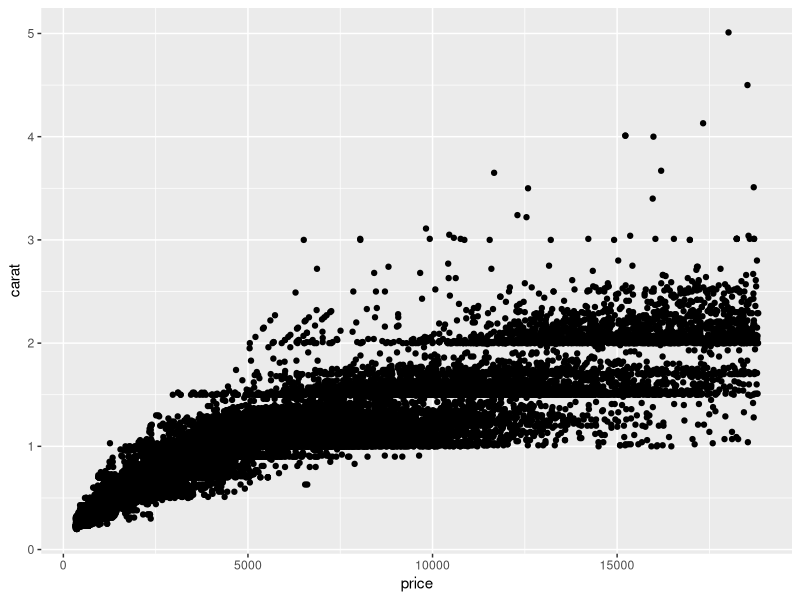
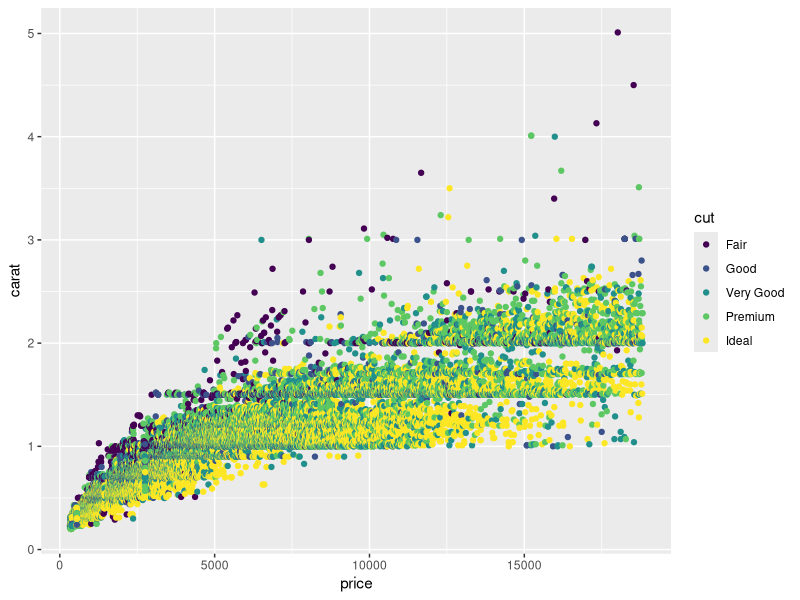

Recreate these plots in R, in order.
## ---- chunk 1
library(tidyverse)
## ---- chunk 2
library(tidyverse)
## ---- chunk 3
## TASK: Plot `price` vs `carat` below
## Your code here!
ggplot(data = diamonds) + 
  geom_point(mapping = aes(x = price, y = carat))

## ---- chunk 4
## TASK: Plot `price`, `carat`, and `cut` below
## Your code here!

ggplot(data = diamonds) +
  geom_point(mapping = aes(x = price, y = carat, color = cut))
